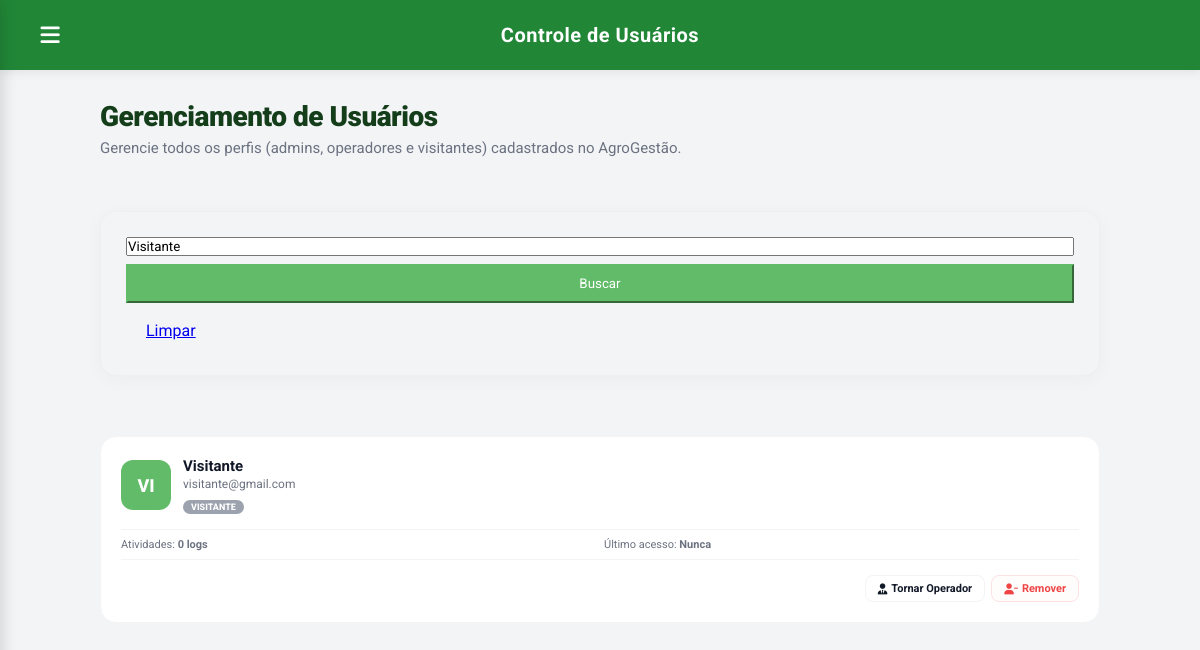
The page /ProducaoVegetal/admin_usuarios.php?busca=Visitante (signed in) on the database its author committed.
### tables this page shows
CREATE TABLE IF NOT EXISTS `usuarios` (
  `id_usuario`  INT(11)      NOT NULL AUTO_INCREMENT,
  `nome`        VARCHAR(100) NOT NULL,
  `email`       VARCHAR(120) NOT NULL,
  `senha`       VARCHAR(255) NOT NULL,    
  `foto_perfil` VARCHAR(255)     DEFAULT NULL,
  `perfil`      VARCHAR(50)      DEFAULT 'operador',
  PRIMARY KEY (`id_usuario`),
  UNIQUE KEY `email` (`email`)
);

### ProducaoVegetal/auth.php (called while the page is built, shortened)
<?php
function obter_iniciais($nome) {
    $nomes = explode(' ', trim($nome));
    $iniciais = 'U';
    if (count($nomes) > 1) {
        $iniciais = strtoupper($nomes[0][0] . $nomes[count($nomes) - 1][0]);
    } else if (!empty($nomes[0])) {
        $iniciais = strtoupper(substr($nomes[0], 0, 2));
    }
    return $iniciais;
}
?>

### ProducaoVegetal/admin_usuarios.php (the view, shortened to what this page needs)
<?php
require_once '../Banco/conexao.php';
require_once 'auth.php';
$id_usuario_logado = $_SESSION['user_id'];
$busca = isset($_GET['busca']) ? trim($_GET['busca']) : '';
$where_sql = "1=1";
if (!empty($busca)) {
    $escaped_busca = $conn->real_escape_string($busca);
    $where_sql = "(nome LIKE '%$escaped_busca%' OR email LIKE '%$escaped_busca%')";
}
$q_users = $conn->query("
    SELECT u.id_usuario, u.nome, u.email, u.perfil, u.foto_perfil,
           (SELECT COUNT(*) FROM log l WHERE l.id_usuario = u.id_usuario) AS n_logs,
           (SELECT MAX(l.data_operacao) FROM log l WHERE l.id_usuario = u.id_usuario) AS ultima_atividade
    FROM usuarios u
    WHERE $where_sql
    ORDER BY u.perfil ASC, u.nome ASC
");
$usuarios = $q_users ? $q_users->fetch_all(MYSQLI_ASSOC) : [];
?>
<!DOCTYPE html>
<html lang="pt-BR">
<head>
    <link rel="stylesheet" href="https://cdnjs.cloudflare.com/ajax/libs/font-awesome/6.4.0/css/all.min.css">
    <link rel="stylesheet" href="style.css">
</head>
<body>
<div class="app-layout">
    <div class="main-wrapper">
        <header class="topbar">
            <div class="topbar-left">
                <button class="menu-btn" onclick="toggleMenu()"><i class="fa-solid fa-bars"></i></button>
                <div class="topbar-title">Controle de Usuários</div>
            </div>
        </header>
        <main class="main-content">
            <div class="content-wrapper">
                <div class="page-header">
                    <h1>Gerenciamento de Usuários</h1>
                    <p>Gerencie todos os perfis (admins, operadores e visitantes) cadastrados no AgroGestão.</p>
                </div>
                <div class="report-card" style="margin-bottom: 20px;">
                    <form method="GET" action="admin_usuarios.php" style="display:flex; gap:8px;">
                        <input type="text" name="busca" class="filter-input" style="flex:1;" placeholder="Buscar por nome ou e-mail..." value="<?php echo htmlspecialchars($busca); ?>">
                        <button type="submit" class="btn-export" style="background:var(--primary-green); color:white; border-color:var(--primary-green); padding:10px 20px;">
                            Buscar
                        </button>
                        <a href="admin_usuarios.php" class="btn-export" style="padding:10px 20px; display:inline-flex; align-items:center;">
                            Limpar
                        </a>
                    </form>
                </div>
                <div class="user-grid">
                    <?php if (empty($usuarios)): ?>
                        <div class="empty-state" style="grid-column: 1 / -1;">Nenhum usuário encontrado.</div>
                    <?php else: ?>
                        <?php foreach ($usuarios as $u):
                            $iniciais = obter_iniciais($u['nome']);
                        ?>
                            <div class="user-card">
                                <div class="user-header">
                                    <div class="user-avatar">
                                        <?php if (!empty($u['foto_perfil'])): ?>
                                            <img src="<?php echo htmlspecialchars($u['foto_perfil']); ?>" alt="Foto">
                                        <?php else: ?>
                                            <?php echo htmlspecialchars($iniciais); ?>
                                        <?php endif; ?>
                                    </div>
                                    <div class="user-meta">
                                        <h4><?php echo htmlspecialchars($u['nome']); ?></h4>
                                        <p><?php echo htmlspecialchars($u['email']); ?></p>
                                        <div style="margin-top: 4px;">
                                            <span class="perfil-badge badge-<?php echo $u['perfil']; ?>"><?php echo $u['perfil'] === 'admin' ? 'Admin' : ucfirst($u['perfil']); ?></span>
                                        </div>
                                    </div>
                                </div>
                                <div class="user-stats">
                                    <div>Atividades: <strong><?php echo $u['n_logs']; ?> logs</strong></div>
                                    <div>Último acesso: <strong><?php echo $u['ultima_atividade'] ? date('d/m H:i', strtotime($u['ultima_atividade'])) : 'Nunca'; ?></strong></div>
                                </div>
                                <div class="user-actions">
                                    <?php if ($u['id_usuario'] !== $id_usuario_logado && $u['perfil'] !== 'admin'): ?>
                                        <?php if ($u['perfil'] === 'visitante'): ?>
                                            <a href="admin_usuarios.php?action=tornar_operador&id=<?php echo $u['id_usuario']; ?>&busca=<?php echo urlencode($busca); ?>" class="btn-act btn-act-role">
                                                <i class="fa-solid fa-user-tie"></i> Tornar Operador
                                            </a>
                                        <?php elseif ($u['perfil'] === 'operador'): ?>
                                            <a href="admin_usuarios.php?action=tornar_visitante&id=<?php echo $u['id_usuario']; ?>&busca=<?php echo urlencode($busca); ?>" class="btn-act btn-act-role">
                                                <i class="fa-solid fa-eye"></i> Tornar Visitante
                                            </a>
                                        <?php endif; ?>
                                        <a href="admin_usuarios.php?action=delete&id=<?php echo $u['id_usuario']; ?>&busca=<?php echo urlencode($busca); ?>" class="btn-act btn-act-del" onclick="return confirm('Deseja realmente remover este usuário?')">
                                            <i class="fa-solid fa-user-minus"></i> Remover
                                        </a>
                                    <?php else: ?>
                                        <span style="font-size: 11px; color: var(--text-gray); font-style: italic;">Sem ações disponíveis</span>
                                    <?php endif; ?>
                                </div>
                            </div>
                        <?php endforeach; ?>
                    <?php endif; ?>
                </div>
            </div>
        </main>
    </div>
</div>
</body>
</html>

### ProducaoVegetal/admin_usuarios.php (style rules this page uses)
.user-grid { display: grid; grid-template-columns: repeat(auto-fit, minmax(300px, 1fr)); gap: 16px; margin-top: 16px; }
.user-card { background: var(--card-bg); border: 1px solid var(--border-color); border-radius: 16px; padding: 20px; display: flex; flex-direction: column; gap: 15px; position: relative; transition: transform .2s, box-shadow .2s; }
.user-header { display: flex; gap: 12px; align-items: center; }
.user-avatar { width: 50px; height: 50px; border-radius: 12px; overflow: hidden; background: var(--primary-green); color: white; display: flex; justify-content: center; align-items: center; font-size: 18px; font-weight: 800; }
.user-meta { flex: 1; min-width: 0; }
.user-meta h4 { font-size: 15px; color: var(--text-main); font-weight: 700; margin: 0 0 2px; }
.user-meta p { font-size: 12px; color: var(--text-gray); margin: 0; }
.perfil-badge { display: inline-block; padding: 2px 8px; border-radius: 20px; font-size: 9px; font-weight: 800; text-transform: uppercase; color: white; }
.badge-visitante { background: #9ca3af; }
.user-stats { display: grid; grid-template-columns: 1fr 1fr; gap: 8px; font-size: 11px; color: var(--text-gray); border-top: 1px solid var(--border-color); border-bottom: 1px solid var(--border-color); padding: 8px 0; }
.user-actions { display: flex; gap: 6px; justify-content: flex-end; }
.btn-act { padding: 6px 12px; border-radius: 8px; font-size: 11px; font-weight: 700; border: 1.5px solid; cursor: pointer; text-decoration: none; display: inline-flex; align-items: center; gap: 4px; transition: all .2s; }
.btn-act-role { border-color: var(--border-color); color: var(--text-main); background: transparent; }
.btn-act-del { border-color: #fee2e2; color: #ef4444; background: #fee2e220; }

### rows shown on the page
usuarios: nome "VI", nome "Visitante", email "visitante@gmail.com", perfil "VISITANTE", n_logs "0"
